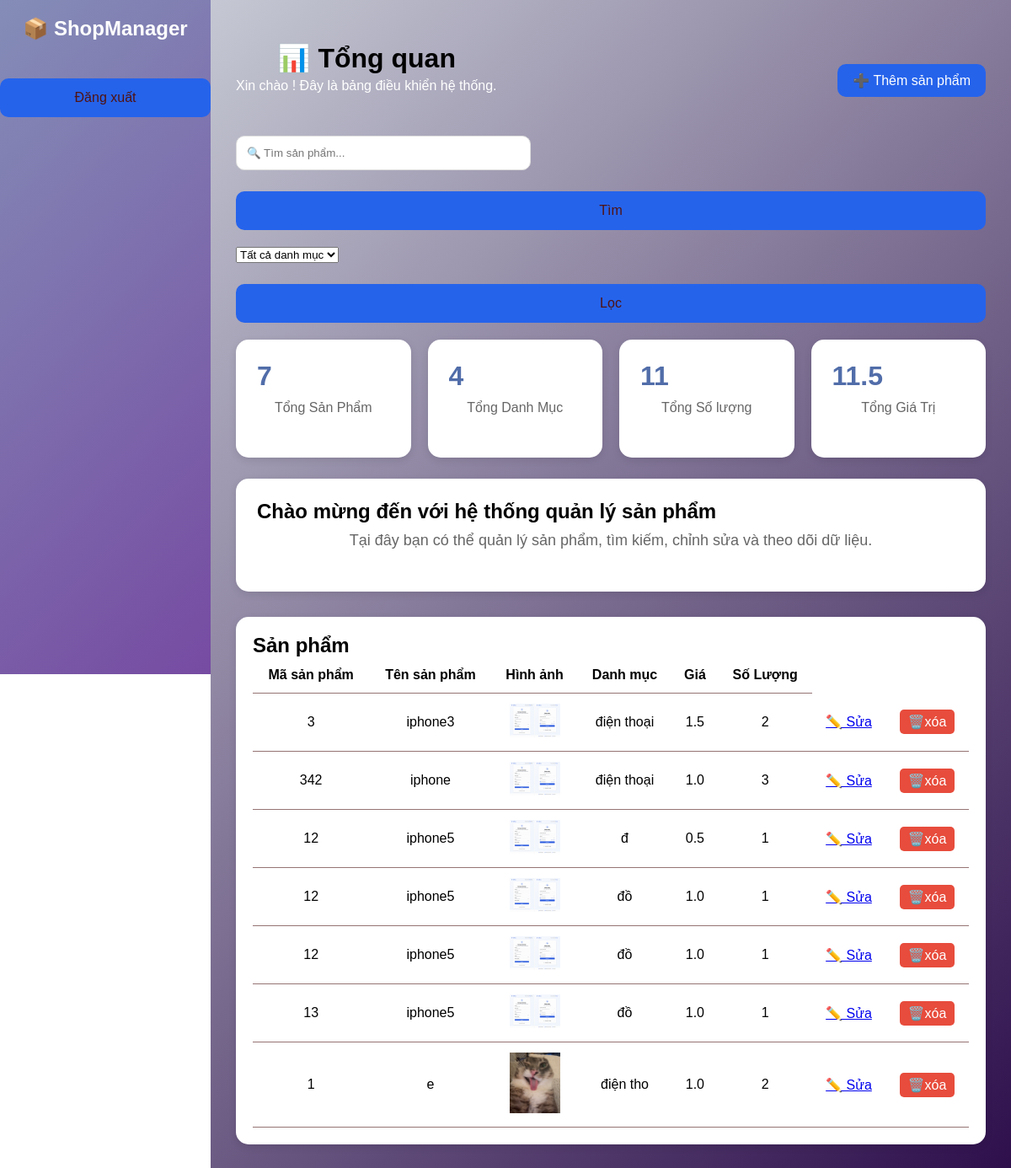
The app's page /dashboard, older data.
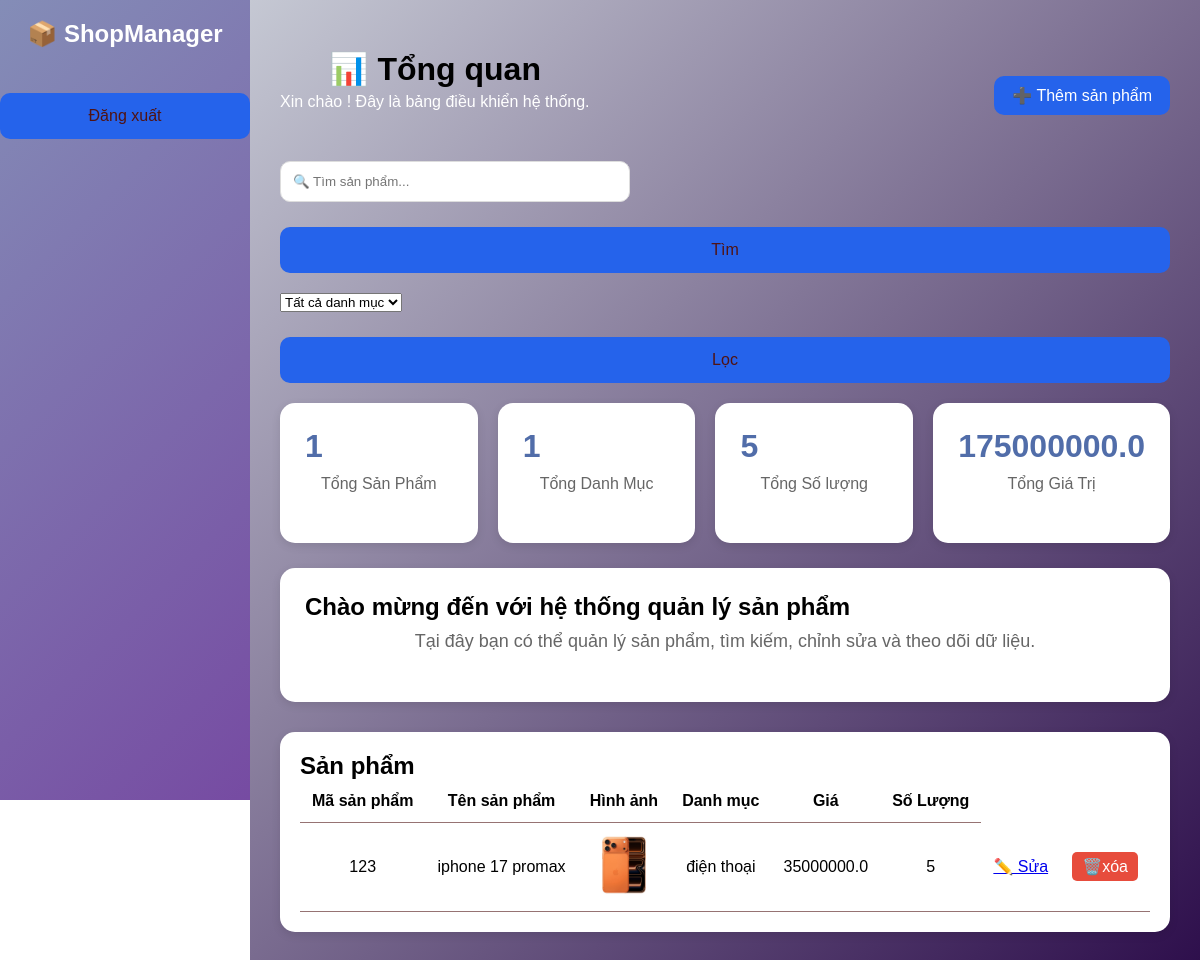
The same page, newer data.
### tables this page shows
CREATE TABLE products(
        id INTEGER PRIMARY KEY AUTOINCREMENT,
        name TEXT,
        category TEXT,
        price REAL,
        quantity INTEGER,
        code TEXT,
        image TEXT
    );

### app.py (the view, shortened to what this page needs)
@app.route('/dashboard', methods=['GET', 'POST'])
def dashboard():
    conn = sqlite3.connect("products.db")
    c = conn.cursor()
    keyword = request.args.get("keyword", "")
    category = request.args.get("category", "")
    c.execute("SELECT COUNT(DISTINCT category) FROM products")
    total_category = c.fetchone()[0]
    c.execute("SELECT SUM(price * quantity) FROM products")
    total_price = c.fetchone()[0] or 0
    c.execute("SELECT SUM(quantity) FROM products")
    total_quantity = c.fetchone()[0] or 0
    sql = "SELECT * FROM products WHERE 1=1"
    params = []
    if keyword:
       sql += " AND name LIKE ?"
       params.append(f"%{keyword}%")
    if category:
       sql += " AND category = ?"
       params.append(category)
    c.execute(sql, params)
    products = c.fetchall()
    total_products = len(products)
    c.execute("SELECT DISTINCT category FROM products")
    categories = c.fetchall()
    conn.close()
    return render_template(
    'dashboard.html',
    products=products,
    categories=categories,
    keyword=keyword,
    total_products=total_products,
    total_category=total_category,
    total_price=total_price,
    total_quantity=total_quantity
)

### templates/dashboard.html (shortened to what this page needs)
{% extends "base.html" %}
{% block content %}
<body class="dashboard-page"></body>
<div class="dashboard">
    <div class="dashboard-header">
        <div>
            <h1>📊 Tổng quan</h1>
            <p>Xin chào ! Đây là bảng điều khiển hệ thống.</p>
        </div>
        <button class="add-btn"  onclick="toggleForm()">
            ➕ Thêm sản phẩm
        </button>
</div>
    </div>
    <div class="top-search">
    <form method="GET" action="/dashboard">
        <input
            type="text"
            name="keyword"
            placeholder="🔍 Tìm sản phẩm..."
            value="{{ keyword }}"
        >
        <button type="submit">
            Tìm
        </button>
    </form>
</div>
<form method="GET" action="/dashboard">
    <select name="category">
        <option value="">
            Tất cả danh mục
        </option>
    </select>
    <button type="submit">
        Lọc
    </button>
</form>
    <div class="cards">
        <div class="card-box">
            <h2>{{ total_products }}</h2>
            <p>Tổng Sản Phẩm</p>
        </div>
        <div class="card-box">
            <h2>{{ total_category}}</h2>
            <p> Tổng Danh Mục</p>
        </div>
        <div class="card-box">
            <h2>{{ total_quantity}}</h2>
            <p>Tổng Số lượng</p>
        </div>
        <div class="card-box">
            <h2>{{ total_price}}</h2>
            <p>Tổng Giá Trị</p>
        </div>
    </div>
    <div class="welcome-box">
        <h2>Chào mừng đến với hệ thống quản lý sản phẩm</h2>
        <p>
            Tại đây bạn có thể quản lý sản phẩm,
            tìm kiếm, chỉnh sửa và theo dõi dữ liệu.
        </p>
    </div>
    <div class="table-container">
        <h2>Sản phẩm </h2>
        <table>
            <thead>
                <tr>
                    <th>Mã sản phẩm</th>
                    <th>Tên sản phẩm</th>
                    <th>Hình ảnh</th>
                    <th>Danh mục</th>
                    <th>Giá</th>
                    <th>Số Lượng</th>
                </tr>
            </thead>
 <tbody>
{% for product in products %}
<tr>
<td>{{ product[5] }}</td>
<td>{{ product[1] }}</td>
<td>
    <img
        src="{{ url_for('static',
        filename='uploads/' + product[6]) }}"
        width="60">
</td>
<td>{{ product[2] }}</td>
<td>{{ product[3] }}</td>
<td>{{ product[4] }}</td>
<td>
    <a href="#"
       onclick="editProduct(
       '{{ product[0] }}',
       '{{ product[1] }}',
       '{{ product[2] }}',
       '{{ product[3] }}',
       '{{ product[4] }}',
       '{{ product[5] }}',
       '{{ product[6] }}',
       )">
       ✏️ Sửa
    </a>
</td>
    <td>
        <a href="{{ url_for('delete_product', id=product[0]) }}"
           onclick="return confirm('Bạn có chắc muốn xóa sản phẩm này?')"
           class="delete-btn">
            🗑️xóa
        </a>
    </td>
</tr>
</tbody>
{% endfor %}
</table>
    </div>
</div>
{% endblock %}

Row changes from the older to the newer data that the page shows:
removed products: code "3", name "iphone3", image (picture), category "điện thoại", price "1.5", quantity "2"
removed products: code "342", name "iphone", image (picture), category "điện thoại", price "1.0", quantity "3"
removed products: code "12", name "iphone5", image (picture), category "đ", price "0.5", quantity "1"
removed products: code "12", name "iphone5", image (picture), category "đồ", price "1.0", quantity "1"
removed products: code "12", name "iphone5", image (picture), category "đồ", price "1.0", quantity "1"
removed products: code "13", name "iphone5", image (picture), category "đồ", price "1.0", quantity "1"
removed products: code "1", name "e", image (picture), category "điện tho", price "1.0", quantity "2"
added products: code "123", name "iphone 17 promax", image (picture), category "điện thoại", price "35000000.0", quantity "5"
Text that changed along with them:
{{ total_products }}: "7" → "1"
{{ total_category }}: "4" → "1"
{{ total_quantity }}: "11" → "5"
{{ total_price }}: "11.5" → "175000000.0"
